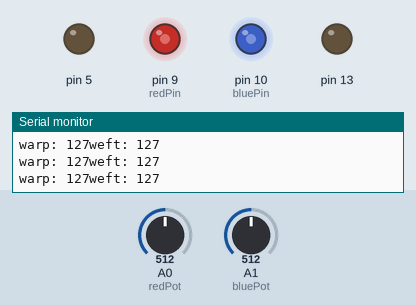
Bench run of a sketch on a simulated Arduino Uno, built with avr-gcc and run on an emulated ATmega328P. Parts: output pins drawn as LEDs (lit = HIGH), the last lines printed to the serial monitor. The inputs (shaded band) are chosen by the test bench; at power-on: A0 (redPot) = 512, A1 (bluePot) = 512.

Above: at 1.2 s.
1.3 s: A0 (redPot) set to 716
At 2.5 s:
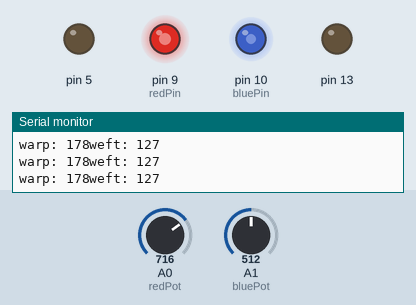
2.8 s: A1 (bluePot) set to 716
At 4.0 s:
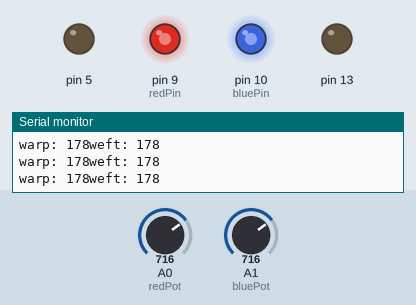
4.3 s: A0 (redPot) set to 415
At 5.5 s:
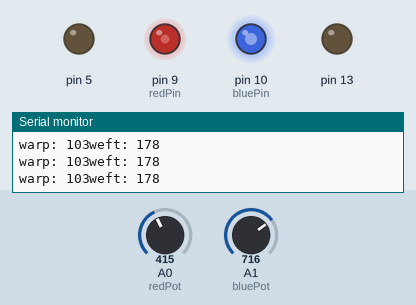
5.8 s: A0 (redPot) set to 387
At 6.9 s:
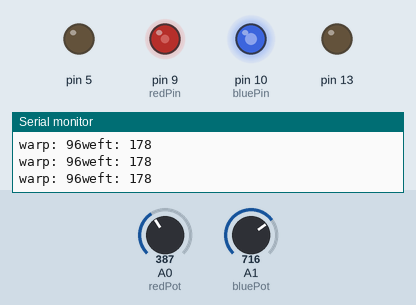
8.8 s: A1 (bluePot) set to 44
At 9.6 s:
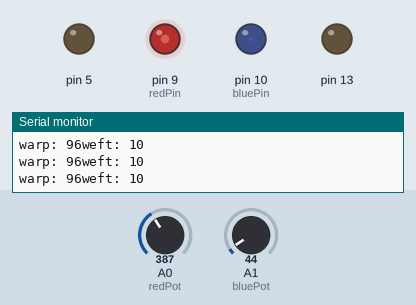
10.3 s: A1 (bluePot) set to 38
At 10.8 s:
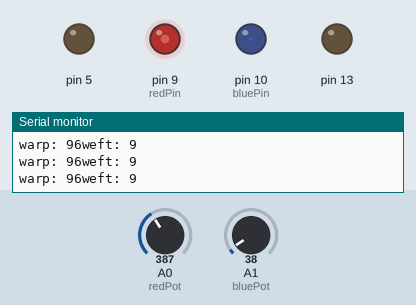
Timing chart, 0 to 12.8 s (numbered marks = the images above; inputs shaded):
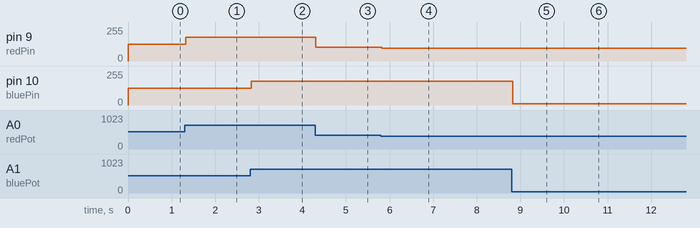

Measured:
- after the input at 1.3 s, pin 9 (redPin): 127/255 → 178/255 at once
- after the input at 2.8 s, pin 10 (bluePin): 127/255 → 178/255 at once
- after the input at 4.3 s, pin 9 (redPin): 178/255 → 103/255 at once
- after the input at 5.8 s, pin 9 (redPin): 103/255 → 96/255 at once
- after the input at 8.8 s, pin 10 (bluePin): 178/255 → 10/255 at once
- after the input at 10.3 s, pin 10 (bluePin): 10/255 → 9/255 at once

The sketch:

two_color_circle.ino
```cpp
#define redPin 9
#define bluePin 10
#define redPot A0
#define bluePot A1

void setup() {
  pinMode(13, OUTPUT);
  pinMode(redPin, OUTPUT);
  pinMode(bluePin, OUTPUT);
  pinMode(redPot, INPUT);
  pinMode(bluePot, INPUT);

  pinMode(5, OUTPUT);
  Serial.begin(9600);
}

void loop() {
  Serial.println();

  int redPotVal = analogRead(redPot);
  int bluePotVal = analogRead(bluePot);

  int  redVal = map(redPotVal, 0, 1023, 0, 255);
  int blueVal = map(bluePotVal, 0, 1023, 0, 255);

  Serial.print("warp: "); Serial.print(redVal);
  Serial.print("weft: "); Serial.print(blueVal);

  analogWrite(redPin, redVal);
  analogWrite(bluePin, blueVal);

  delay(30);

}
```
